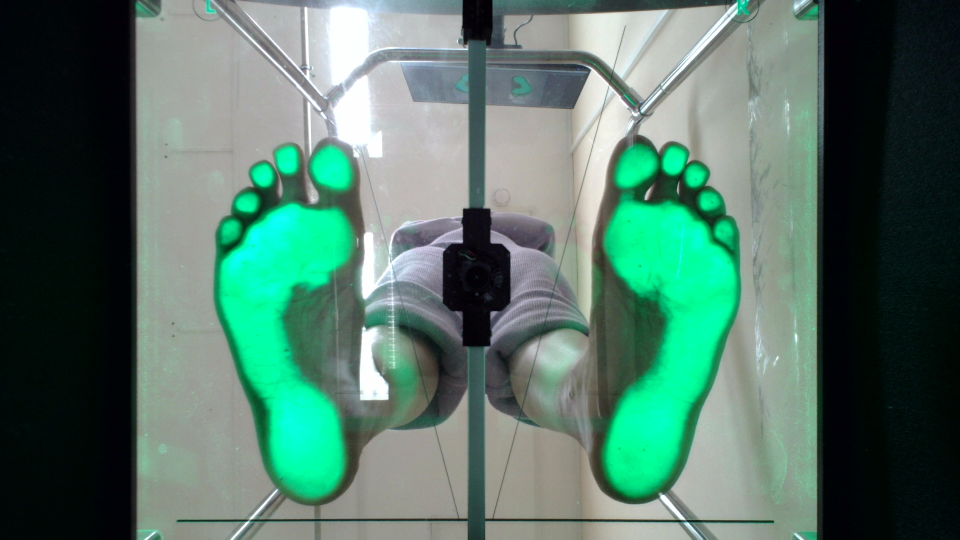
#> input picture обработка изображений/плантограммы/Img (copy 7).png, 1920 x 1080 px, found by its file name (shown at 1/2 size)
$ jupyter execute --allow-errors Untitled12.ipynb
#> lines starting #> are read from the running program, lines starting #| are printed output that depends on the picture; after the words box and inside, x2 and y2 are one past the last pixel; in counts of white or black regions, pixels touching at a corner belong together
[cell 1]
import cv2 as cv
import numpy as np
import matplotlib.pyplot as plt
import skimage as ski

[cell 2]
image = cv.imread('/home/dima/Documents/альбрехт/обработка изображений/плантограммы/Img (copy 7).png')
#> image is the input picture: shape (1080, 1920, 3); mean B, G, R 104.6, 117.9, 84.5

plt.imshow(image)

[cell 3]
def split_foot(image):
    leftPad = 280
    rightPad = 1920 - 1630
    assert image.shape == (1080, 1920, 3)
    return image[:,leftPad:880,:], image[:,1025:-rightPad,:]

[cell 4]
footL, footR = split_foot(image)
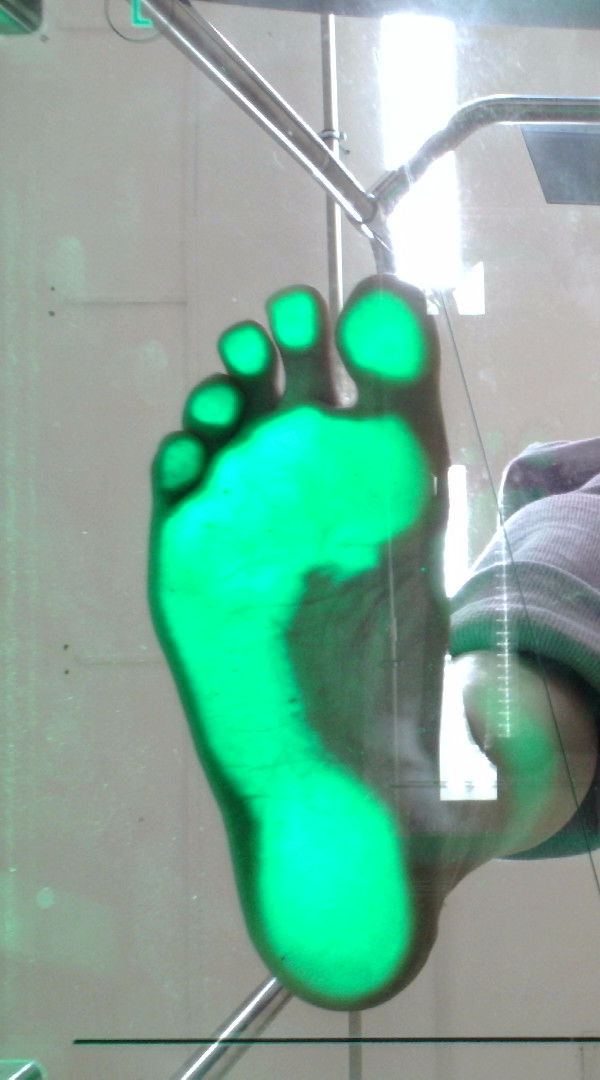
#> footL: shape (1080, 600, 3); mean B, G, R 154.8, 172.4, 125.2
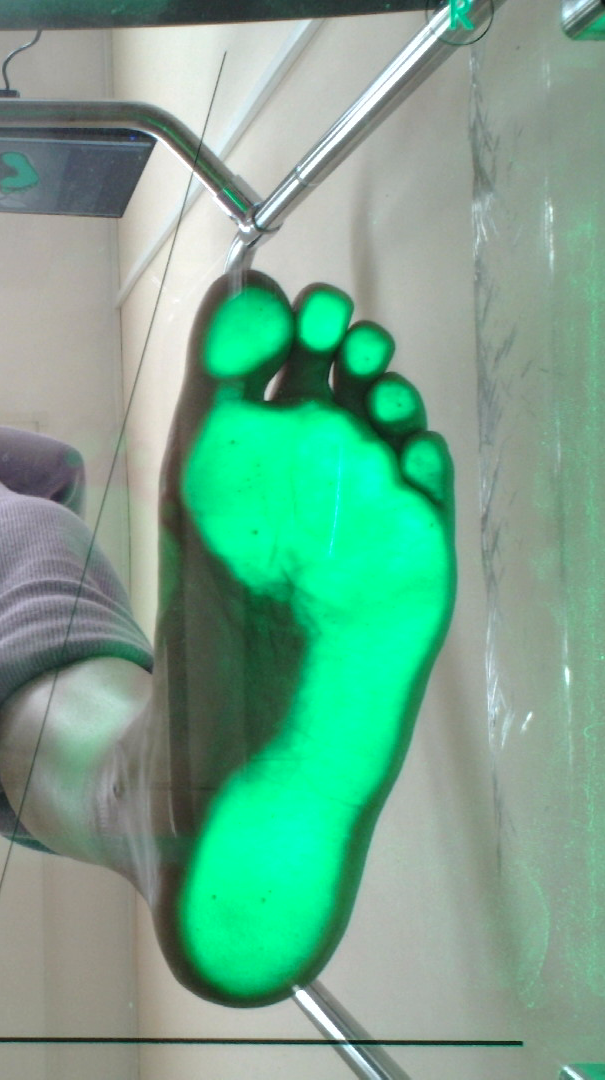
#> footR: shape (1080, 605, 3); mean B, G, R 141.5, 166.1, 115.4
fig, (ax1, ax2) = plt.subplots(1, 2)
ax1.imshow(footL)
ax2.imshow(footR)
print(footL.shape, footR.shape)
#| (1080, 600, 3) (1080, 605, 3)
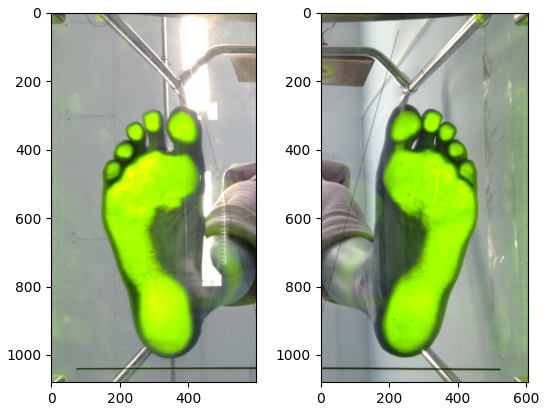
#> figure drawn by matplotlib, 2 panels; B, G, R data is drawn as R, G, B

[cell 5]
hsv = cv.cvtColor(footL, cv.COLOR_RGB2HSV)
#> hsv: shape (1080, 600, 3); mean H, S, V 61.3, 65.2, 173.9
# plt.imshow(cv.absdiff(hsv[...,0], hsv[...,1]), 'gray')
plt.imshow(hsv[...,0], 'gray')
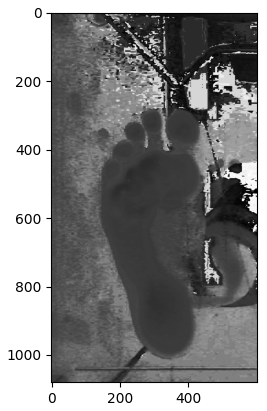
#> figure drawn by matplotlib, 1 panel

[cell 6]
x, y = 200, 300
w, h = 200, 1000
track_window = (x, y, w, h)
term_crit = ( cv.TERM_CRITERIA_EPS | cv.TERM_CRITERIA_COUNT, 10, 3 )

# roi = frame[y:y+h, x:x+w]
# hsv_roi =  cv.cvtColor(roi, cv.COLOR_BGR2HSV)
hsv_roi = hsv[y:y+h, x:x+w]
#> hsv_roi: shape (780, 200, 3); mean H, S, V 48.1, 175.9, 190.5
mask = cv.inRange(hsv_roi, np.array((0., 60.,32.)), np.array((180.,255.,255.)))
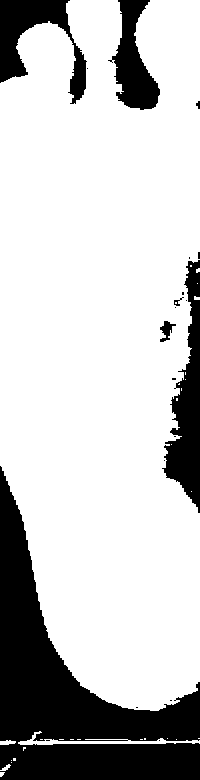
#> mask: shape (780, 200); 77.5% white; 20 black regions (13 under 20 px), largest, box (x1, y1, x2, y2) and area: (0, 466, 200, 780) 23921, (162, 260, 200, 513) 4540, (0, 0, 87, 104) 3586
# plt.imshow(mask, 'gray')
roi_hist = cv.calcHist([hsv_roi],[0],mask,[180],[0,180])
#> roi_hist = 180 values, max 27184 at index 41, min 0 at index 0, mean 671.3
cv.normalize(roi_hist,roi_hist,0,255,cv.NORM_MINMAX)

# [7 lines of commented-out code are left out]
dst = cv.calcBackProject([hsv],[0],roi_hist,[0,180],1)
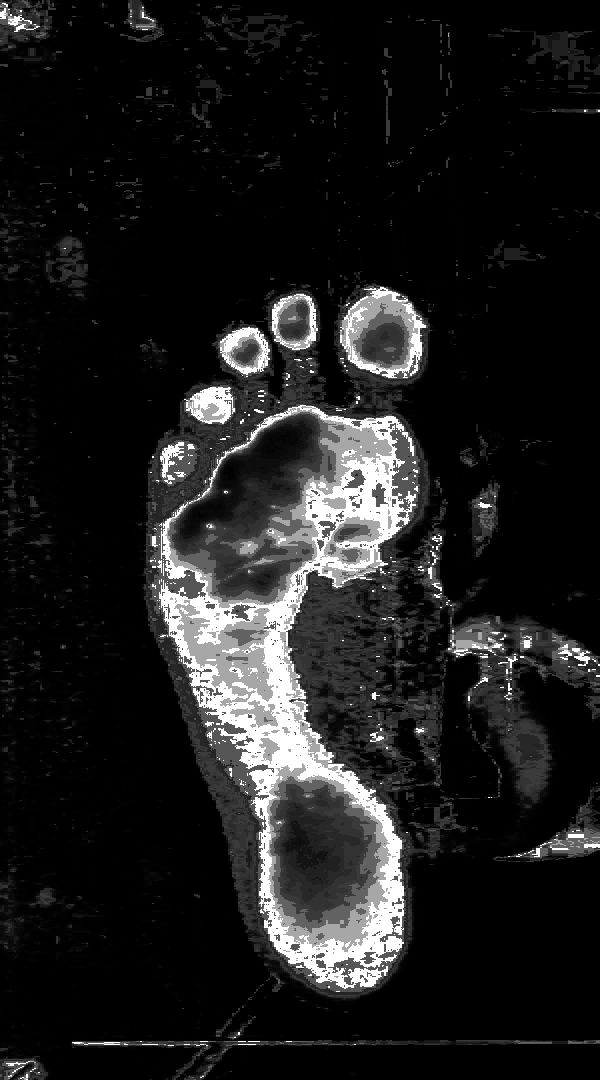
#> dst: shape (1080, 600); min 0, max 255, mean 29.6
ret, track_window = cv.CamShift(dst, track_window, term_crit)
#> ret = ((313.5, 643), (233, 783.6), 0.408); track_window = (196, 250, 235, 786)
# Draw it on image
pts = cv.boxPoints(ret)
#> pts = [[194.2, 1033.9], [199.8, 250.4], [432.8, 252.1], [427.2, 1035.6]]
pts = np.int32(pts)
#> pts = [[194, 1033], [199, 250], [432, 252], [427, 1035]]
img2 = cv.polylines(hsv,[pts],True, 255,2)
#> img2: shape (1080, 600, 3); mean H, S, V 63, 64.6, 172.5
plt.imshow(img2, 'gray')

# dst = cv.calcBackProject([hsv],[0],roi_hist,[0,180],1)
# ret, track_window = cv.meanShift(dst, track_window, term_crit)

$ run again, with обработка изображений/плантограммы/Img (copy 1).png copied over обработка изображений/плантограммы/Img (copy 7).png
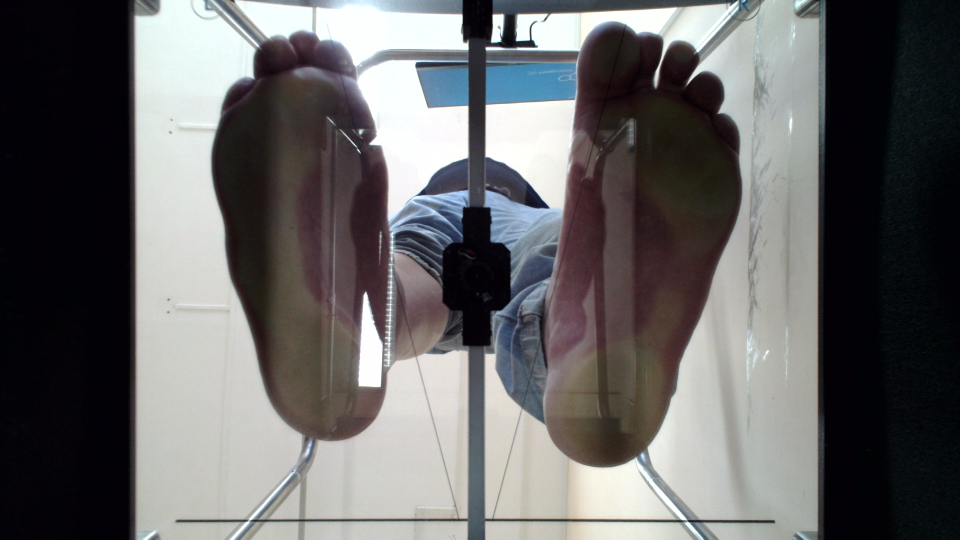
#> input picture обработка изображений/плантограммы/Img (copy 1).png, 1920 x 1080 px, found by its file name (shown at 1/2 size)
#> image is the input picture: shape (1080, 1920, 3); mean B, G, R 103, 102.6, 103.5
#| (1080, 600, 3) (1080, 605, 3)
#> hsv: shape (1080, 600, 3); mean H, S, V 88.5, 28.6, 161.9
#> hsv_roi: shape (780, 200, 3); mean H, S, V 103.8, 45.2, 112
#> `mask = cv.inRange(hsv_roi, np.array((0., 60.,32.)), np.array((180.,255..`:
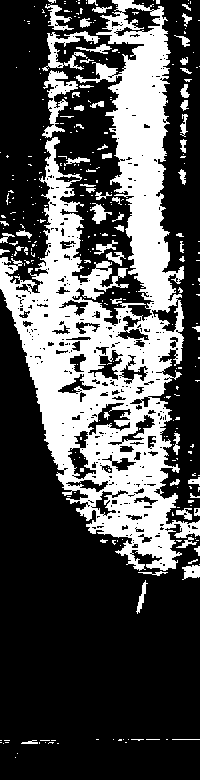
#> mask: shape (780, 200); 31.4% white; 325 white regions (263 under 20 px), largest, box (x1, y1, x2, y2) and area: (0, 0, 200, 571) 42878, (42, 70, 78, 138) 861, (42, 31, 100, 71) 716
#> roi_hist = 180 values, max 4413 at index 105, min 0 at index 0, mean 272.4
#> `dst = cv.calcBackProject([hsv],[0],roi_hist,[0,180],1)`:
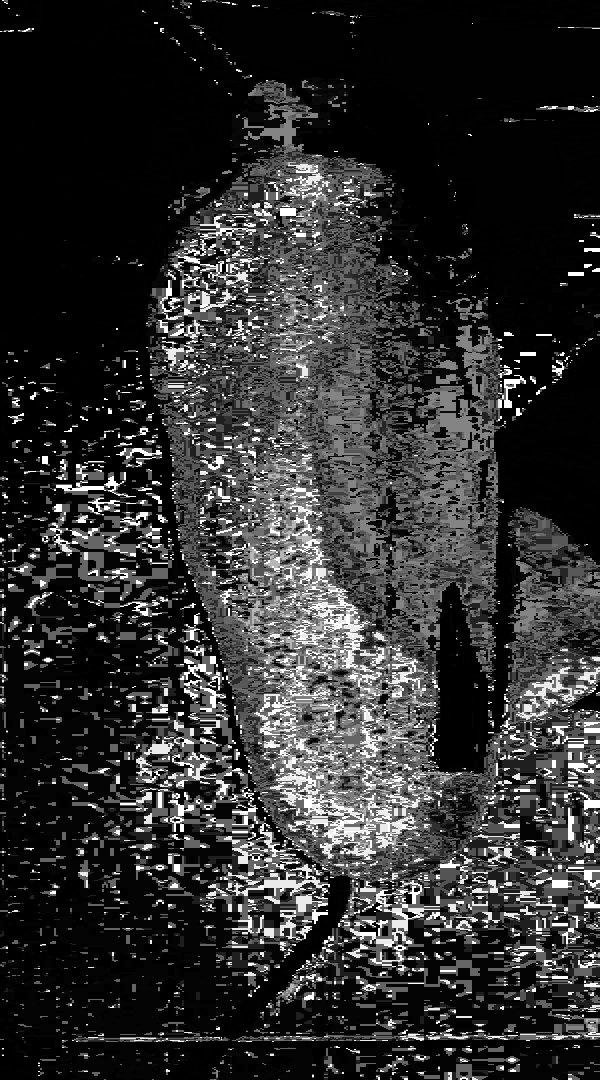
#> dst: shape (1080, 600); min 0, max 255, mean 47.5
#> ret = ((313, 624), (232.7, 827.5), 177); track_window = (196, 210, 234, 828)
#> `pts = cv.boxPoints(ret)`: pts = [[407.5, 204.7], [450.9, 1031.1], [218.5, 1043.3], [175.1, 216.9]]
#> `pts = np.int32(pts)`: pts = [[407, 204], [450, 1031], [218, 1043], [175, 216]]
#> img2: shape (1080, 600, 3); mean H, S, V 89.9, 28.2, 160.8

$ run again, with обработка изображений/плантограммы/Img (copy 10).png copied over обработка изображений/плантограммы/Img (copy 7).png
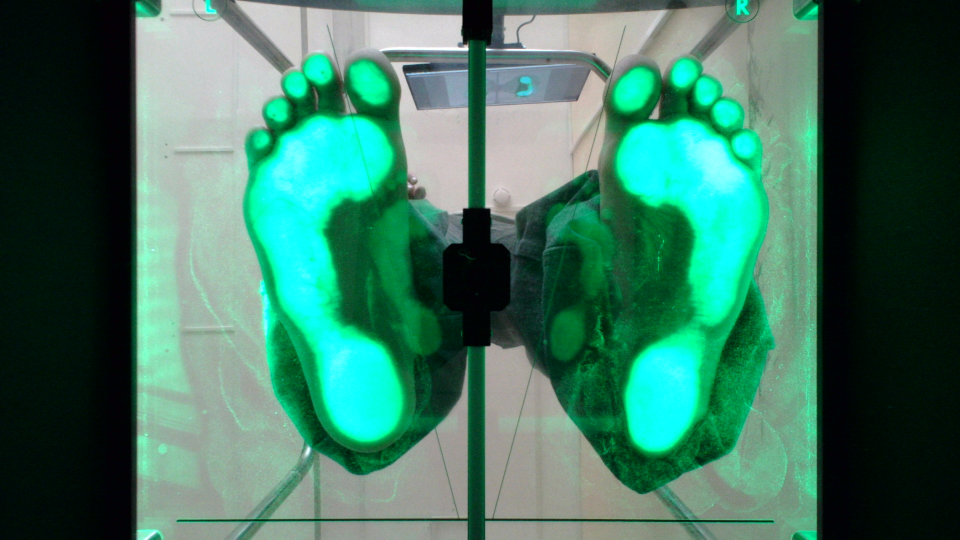
#> input picture обработка изображений/плантограммы/Img (copy 10).png, 1920 x 1080 px, found by its file name (shown at 1/2 size)
#> image is the input picture: shape (1080, 1920, 3); mean B, G, R 98.7, 118.6, 62.5
#| (1080, 600, 3) (1080, 605, 3)
#> hsv: shape (1080, 600, 3); mean H, S, V 49.7, 115.7, 180.8
#> hsv_roi: shape (780, 200, 3); mean H, S, V 42.4, 161.5, 196.1
#> `mask = cv.inRange(hsv_roi, np.array((0., 60.,32.)), np.array((180.,255..`:
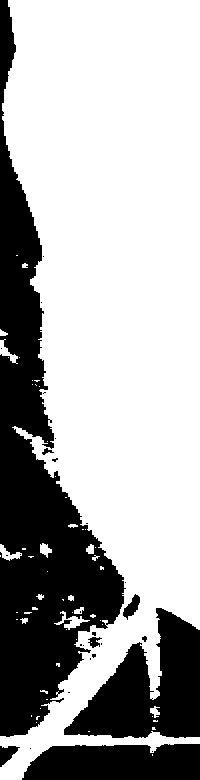
#> mask: shape (780, 200); 68.1% white; 28 black regions (20 under 20 px), largest, box (x1, y1, x2, y2) and area: (0, 0, 126, 737) 33766, (64, 608, 200, 738) 9680, (22, 744, 200, 780) 5735
#> roi_hist = 180 values, max 30909 at index 30, min 0 at index 0, mean 589.8
#> `dst = cv.calcBackProject([hsv],[0],roi_hist,[0,180],1)`:
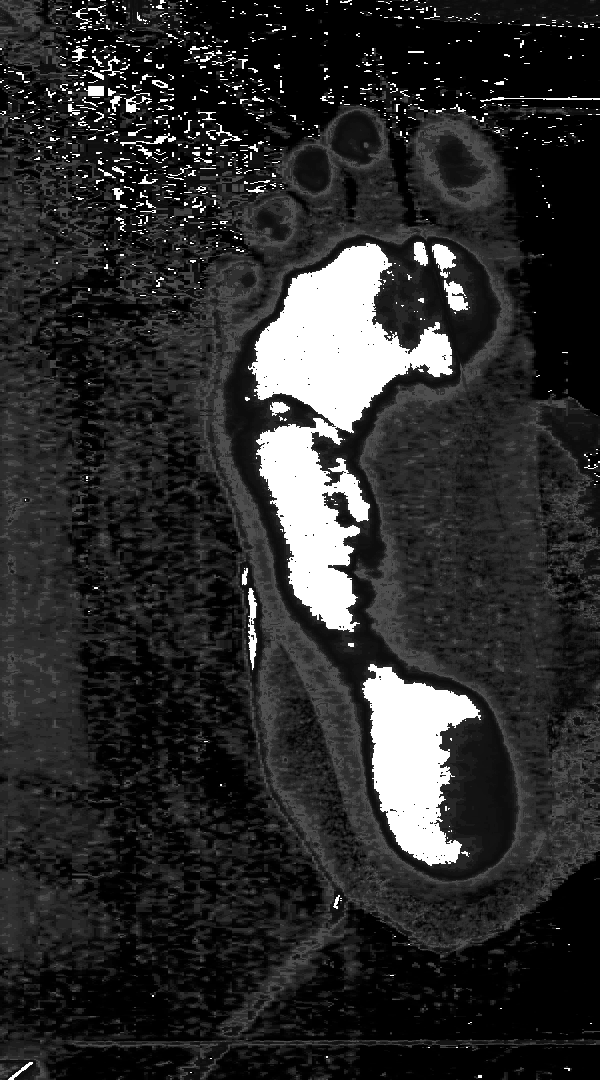
#> dst: shape (1080, 600); min 0, max 255, mean 45
#> ret = ((352, 508), (222.2, 802.5), 175.6); track_window = (240, 107, 224, 802)
#> `pts = cv.boxPoints(ret)`: pts = [[431.7, 99.37], [493.9, 899.4], [272.3, 916.6], [210.1, 116.6]]
#> `pts = np.int32(pts)`: pts = [[431, 99], [493, 899], [272, 916], [210, 116]]
#> img2: shape (1080, 600, 3); mean H, S, V 51.7, 114.1, 179.1

$ run again, with обработка изображений/плантограммы/Img (copy 11).png copied over обработка изображений/плантограммы/Img (copy 7).png
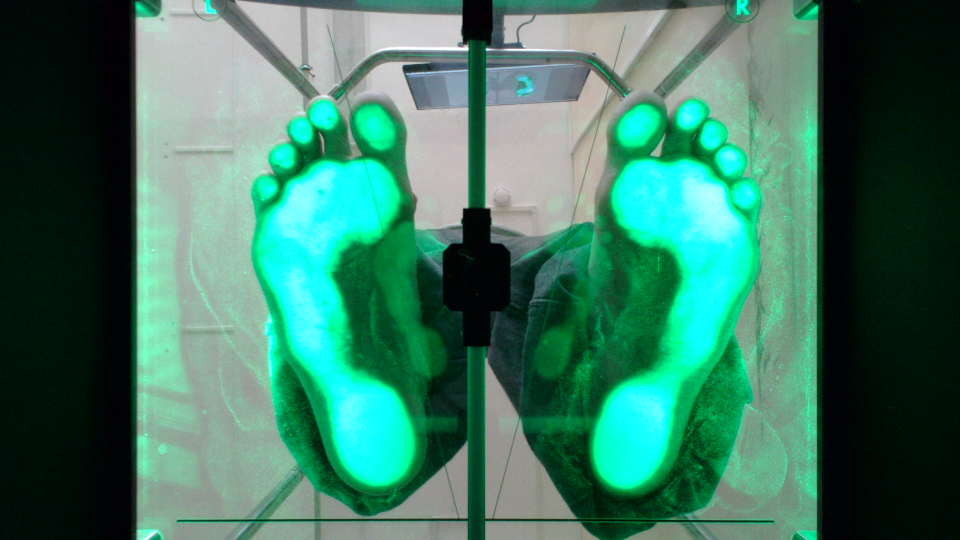
#> input picture обработка изображений/плантограммы/Img (copy 11).png, 1920 x 1080 px, found by its file name (shown at 1/2 size)
#> image is the input picture: shape (1080, 1920, 3); mean B, G, R 99.5, 119.9, 61
#| (1080, 600, 3) (1080, 605, 3)
#> hsv: shape (1080, 600, 3); mean H, S, V 47.6, 115.6, 182.1
#> hsv_roi: shape (780, 200, 3); mean H, S, V 41.1, 164.3, 197.3
#> `mask = cv.inRange(hsv_roi, np.array((0., 60.,32.)), np.array((180.,255..`:
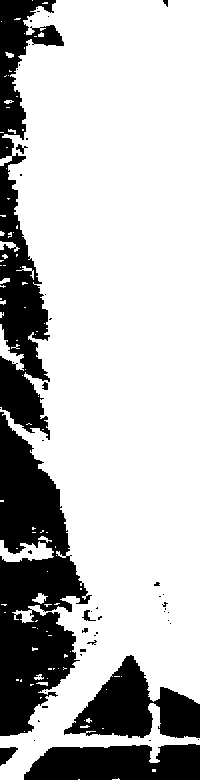
#> mask: shape (780, 200); 74.4% white; 50 black regions (39 under 20 px), largest, box (x1, y1, x2, y2) and area: (0, 412, 92, 736) 16507, (0, 0, 64, 440) 11769, (64, 655, 200, 738) 5744
#> roi_hist = 180 values, max 36514 at index 30, min 0 at index 0, mean 644.5
#> `dst = cv.calcBackProject([hsv],[0],roi_hist,[0,180],1)`:
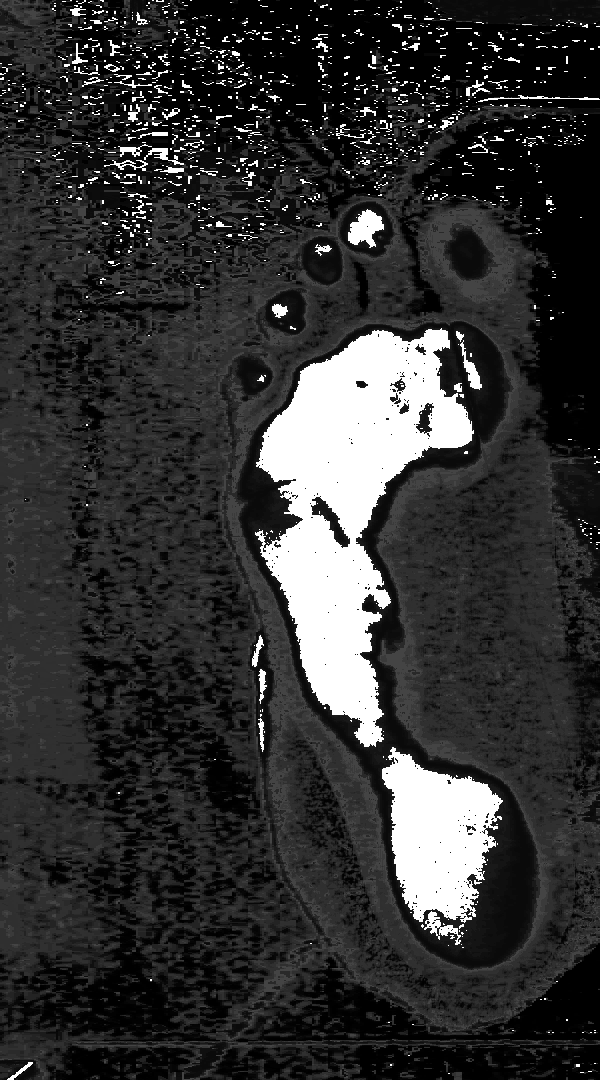
#> dst: shape (1080, 600); min 0, max 255, mean 51.4
#> ret = ((365.5, 571), (225, 785.6), 176.3); track_window = (252, 178, 227, 786)
#> `pts = cv.boxPoints(ret)`: pts = [[452.6, 171.8], [502.9, 955.8], [278.4, 970.2], [228.1, 186.2]]
#> `pts = np.int32(pts)`: pts = [[452, 171], [502, 955], [278, 970], [228, 186]]
#> img2: shape (1080, 600, 3); mean H, S, V 49.6, 113.9, 180.3
